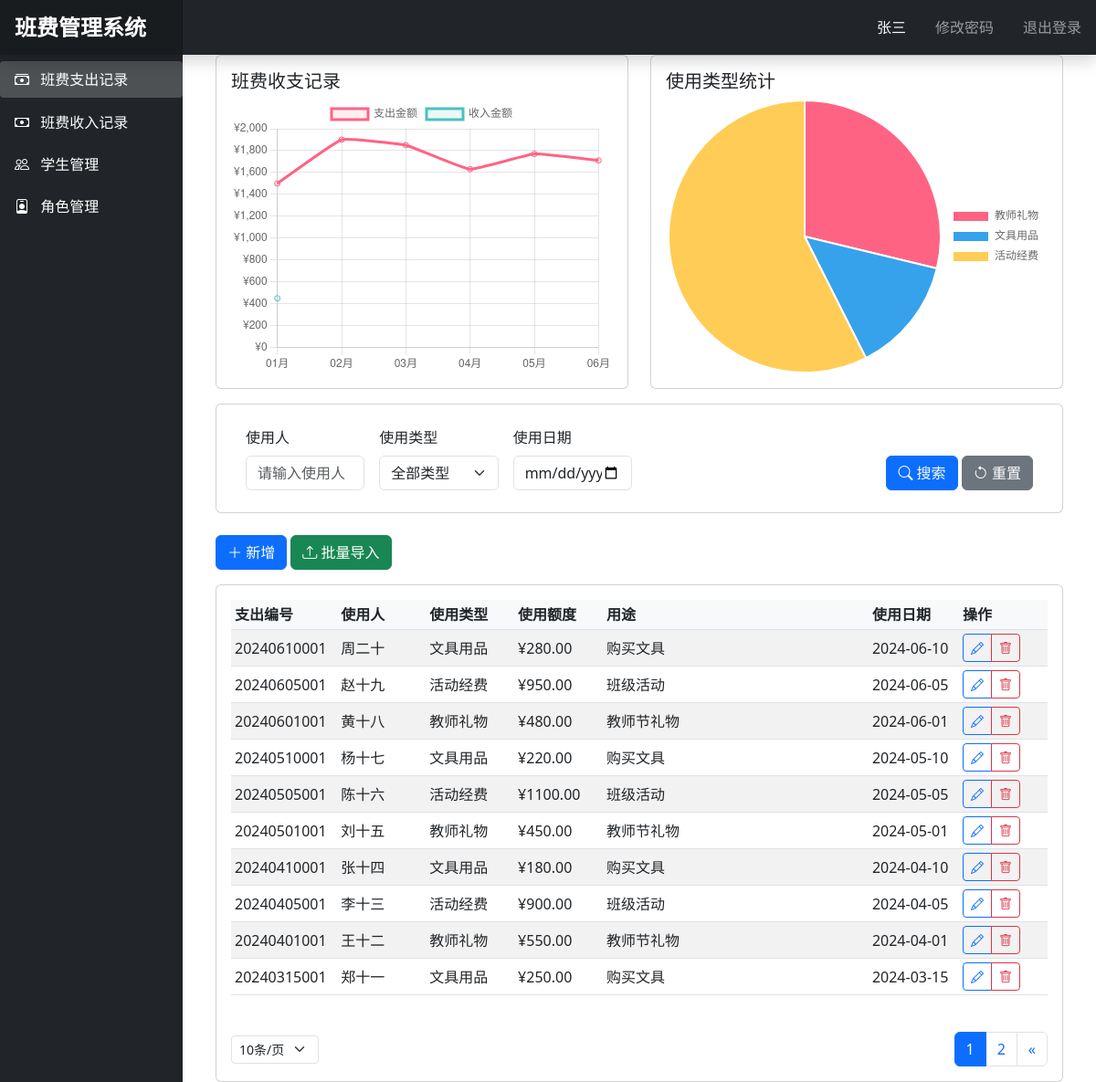
The page /expenses (signed in) on the database as committed earlier.
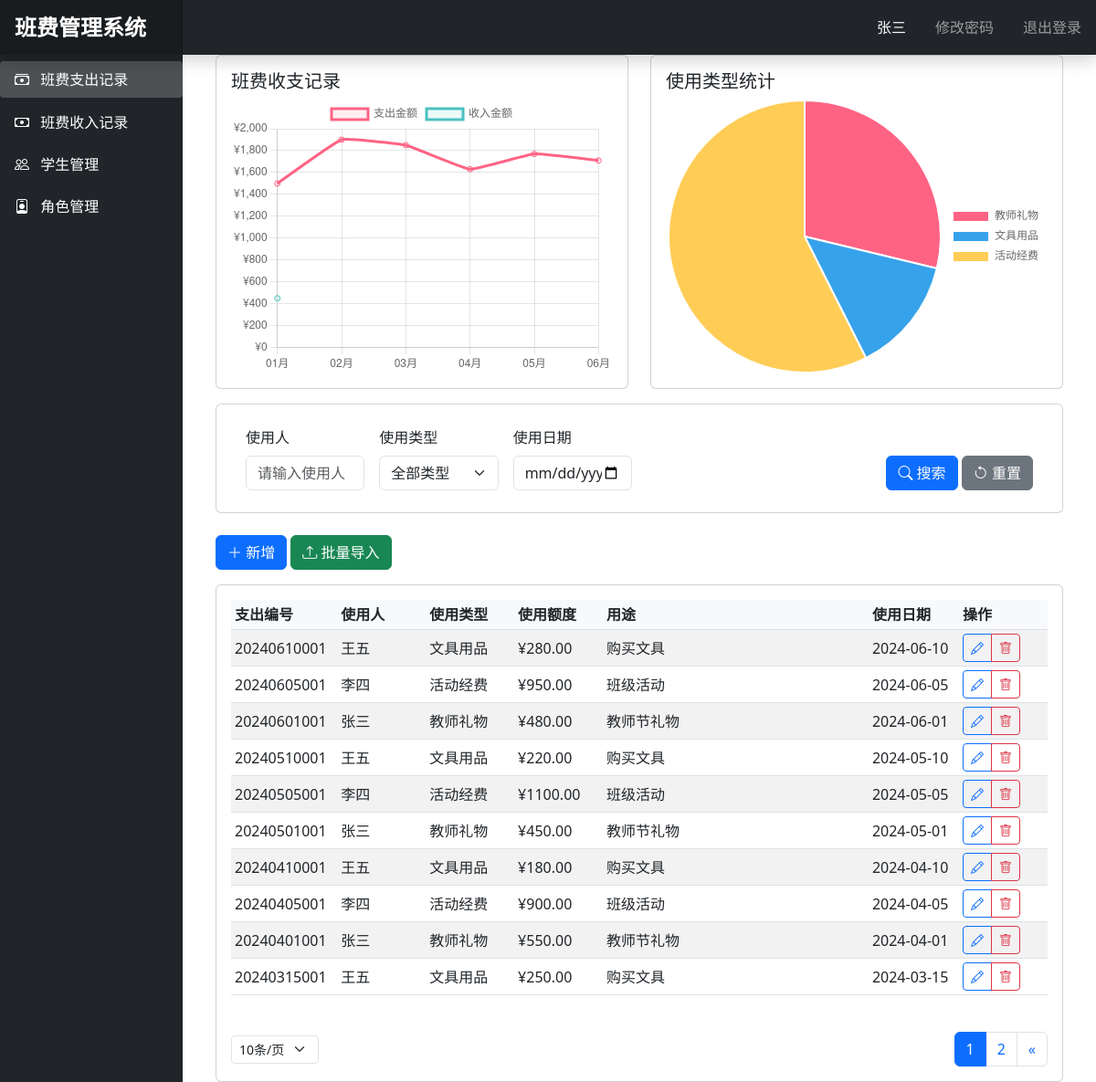
The same page on the database as committed later.
### app.py (models this page shows, shortened)
class Expense(db.Model):
    id = db.Column(db.Integer, primary_key=True)
    expense_no = db.Column(db.String(20), unique=True, nullable=False)  # 支出编号
    user = db.Column(db.String(80), nullable=False)  # 使用人
    type = db.Column(db.String(50), nullable=False)  # 使用类型
    amount = db.Column(db.Float, nullable=False)  # 使用额度
    purpose = db.Column(db.String(200))  # 用途
    date = db.Column(db.Date, nullable=False)  # 使用日期
    created_at = db.Column(db.DateTime, default=datetime.utcnow)

### app.py (the view)
@app.route('/expenses')
@login_required
def expenses():
    page = request.args.get('page', 1, type=int)
    per_page = request.args.get('per_page', 10, type=int)
    user = request.args.get('user', '')
    type = request.args.get('type', '')
    date = request.args.get('date', '')
    query = Expense.query
    if user:
        query = query.filter(Expense.user.like(f'%{user}%'))
    if type:
        query = query.filter(Expense.type == type)
    if date:
        query = query.filter(Expense.date == datetime.strptime(date, '%Y-%m-%d').date())
    pagination = query.order_by(Expense.date.desc()).paginate(page=page, per_page=per_page)
    expenses = pagination.items
    expense_monthly_data = db.session.query(
        db.func.strftime('%m', Expense.date).label('month'),
        db.func.sum(Expense.amount).label('total')
    ).group_by('month').all()
    expense_type_data = db.session.query(
        Expense.type,
        db.func.sum(Expense.amount).label('total')
    ).group_by(Expense.type).all()
    income_monthly_data = db.session.query(
        db.func.strftime('%m', Income.date).label('month'),
        db.func.sum(Income.amount).label('total')
    ).group_by('month').all()
    return render_template('expenses.html',
                           expenses=expenses,
                           pagination=pagination,
                           expense_monthly_data=expense_monthly_data,
                           expense_type_data=expense_type_data,
                           income_monthly_data=income_monthly_data)

### app.py (called while the page is built)
@login_manager.user_loader
def load_user(user_id):
    return Student.query.get(int(user_id))

### templates/expenses.html (shortened to what the changed rows need)
{% extends "base.html" %}
{% block content %}
    <div class="container-fluid" style="max-width: 1600px; margin: 0 auto;">
        <div class="card">
            <div class="card-body">
                <div class="table-responsive">
                    <table class="table table-striped table-hover table-sm">
                        <thead>
                        <tr>
                            <th style="width: 10%" class="fs-6">支出编号</th>
                            <th style="width: 10%" class="fs-6">使用人</th>
                            <th style="width: 10%" class="fs-6">使用类型</th>
                            <th style="width: 10%" class="fs-6">使用额度</th>
                            <th style="width: 30%" class="fs-6">用途</th>
                            <th style="width: 10%" class="fs-6">使用日期</th>
                            <th style="width: 10%" class="fs-6">操作</th>
                        </tr>
                        </thead>
                        <tbody>
                        {% for expense in expenses %}
                            <tr data-id="{{ expense.id }}">
                                <td class="text-truncate" style="max-width: 120px;">{{ expense.expense_no }}</td>
                                <td class="text-truncate" style="max-width: 100px;">{{ expense.user }}</td>
                                <td class="text-truncate" style="max-width: 100px;">{{ expense.type }}</td>
                                <td class="text-truncate" style="max-width: 100px;">
                                    ¥{{ "%.2f"|format(expense.amount) }}</td>
                                <td class="text-truncate" style="max-width: 300px;"
                                    title="{{ expense.purpose }}">{{ expense.purpose }}</td>
                                <td class="text-truncate"
                                    style="max-width: 100px;">{{ expense.date.strftime('%Y-%m-%d') }}</td>
                                <td>
                                    <div class="btn-group btn-group-sm">
                                        <button class="btn btn-outline-primary" onclick="editExpense({{ expense.id }})"
                                                title="编辑">
                                            <i class="bi bi-pencil"></i>
                                        </button>
                                        <button class="btn btn-outline-danger" onclick="deleteExpense({{ expense.id }})"
                                                title="删除">
                                            <i class="bi bi-trash"></i>
                                        </button>
                                    </div>
                                </td>
                            </tr>
                        {% endfor %}
                        </tbody>
                    </table>
                </div>
            </div>
        </div>
    </div>
{% endblock %}

Rows that differ between the two databases and show on the page:
changed Expense (number 1 of 10 on the later page): user "周二十" → "王五"
changed Expense (number 2 of 10 on the later page): user "赵十九" → "李四"
changed Expense (number 3 of 10 on the later page): user "黄十八" → "张三"
changed Expense (number 4 of 10 on the later page): user "杨十七" → "王五"
changed Expense (number 5 of 10 on the later page): user "陈十六" → "李四"
changed Expense (number 6 of 10 on the later page): user "刘十五" → "张三"
changed Expense (number 7 of 10 on the later page): user "张十四" → "王五"
changed Expense (number 8 of 10 on the later page): user "李十三" → "李四"
changed Expense (number 9 of 10 on the later page): user "王十二" → "张三"
changed Expense (number 10 of 10 on the later page): user "郑十一" → "王五"
